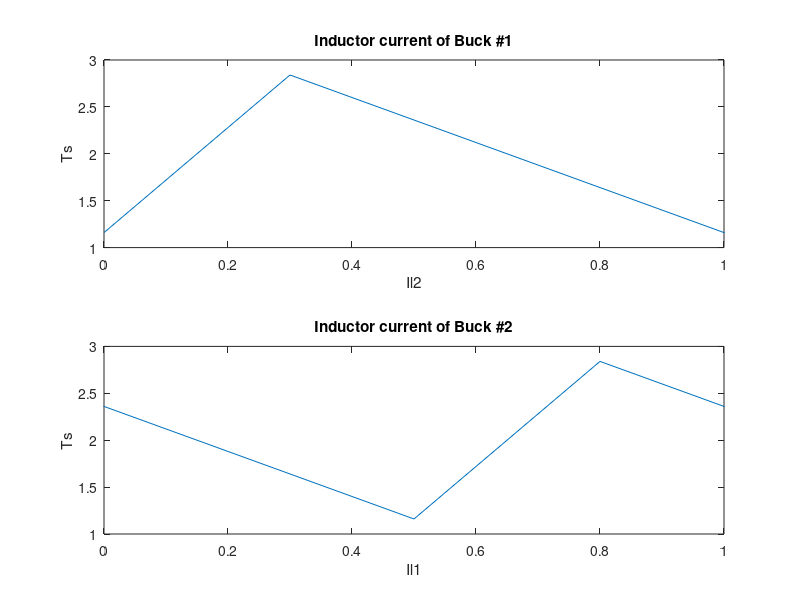

This chart was generated by the following MATLAB code:
clear
close all
L = 25*10^-6
Vin = 40
Fs = 200000
Ts = 1/Fs
D = 0.3
P = 48
Vo = Vin*D
Io = P/Vo
deltaIl = (Vin-Vo)/L*D*Ts
timevec=[0 D D 1 1 1+D 1+D 2]

subplot(2,1,1)
plot(timevec, [Io/2-deltaIl/2 Io/2 + deltaIl/2 Io/2+deltaIl/2 Io/2 - deltaIl/2 Io/2-deltaIl/2 Io/2 + deltaIl/2 Io/2+deltaIl/2 Io/2 - deltaIl/2])
xlabel('Il2')
ylabel('Ts')
title('Inductor current of Buck #1')
xlim([0 1])
subplot(2,1,2)
plot(timevec-0.5, [Io/2-deltaIl/2 Io/2 + deltaIl/2 Io/2+deltaIl/2 Io/2 - deltaIl/2 Io/2-deltaIl/2 Io/2 + deltaIl/2 Io/2+deltaIl/2 Io/2 - deltaIl/2])
xlabel('Il1')
ylabel('Ts')
title('Inductor current of Buck #2')
xlim([0 1])
